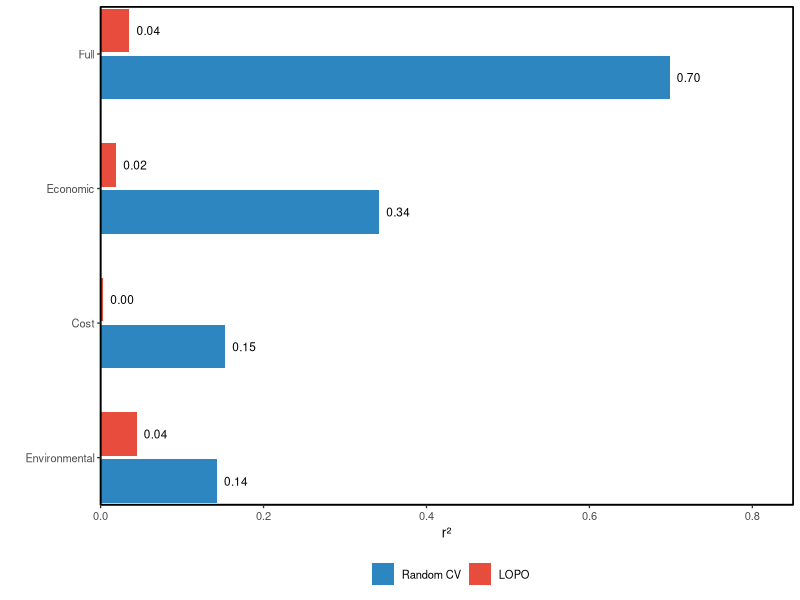

The R script that drew this image:
# ============================================================================
# fig4_dimension.R — Figure 3a: dimension contribution (subset sensitivity)
# under random cross-validation versus leave-one-province-out (round 2).
# ============================================================================
suppressMessages(library(ggplot2))
imp <- read.csv("results/tables/importance.csv")
dim_rcv <- subset(imp, type == "dimension")
lopo <- read.csv("results/tables/importance_lopo.csv")
dim_lopo <- subset(lopo, type == "dimension")

order_nm <- dim_rcv$name[order(dim_rcv$value)]
df <- rbind(
  data.frame(name = dim_rcv$name, value = dim_rcv$value, Design = "Random CV"),
  data.frame(name = dim_lopo$name, value = dim_lopo$value, Design = "LOPO")
)
df$name <- factor(df$name, levels = order_nm)
df$Design <- factor(df$Design, levels = c("Random CV", "LOPO"))

p <- ggplot(df, aes(value, name, fill = Design)) +
  geom_col(position = position_dodge(width = 0.7), width = 0.65) +
  geom_text(aes(label = sub("^-", "\u2212", sprintf("%.2f", value))),
            position = position_dodge(width = 0.7), hjust = -0.3, size = 3.0) +
  scale_fill_manual(values = c("Random CV" = "#2E86C1", "LOPO" = "#E74C3C")) +
  coord_cartesian(xlim = c(0, 0.85), expand = FALSE, clip = "off") +
  theme_classic(base_size = 10) +
  theme(legend.position = "bottom", legend.key = element_blank(),
        panel.border = element_rect(fill = NA, color = "black", linewidth = 0.6)) +
  labs(x = "r\u00b2", y = "", fill = "")
dir.create("results/figures", showWarnings = FALSE, recursive = TRUE)
ggsave("results/figures/fig4_dimension.png", p, width = 5, height = 3.8, dpi = 300)
cat("fig4 saved\n")
